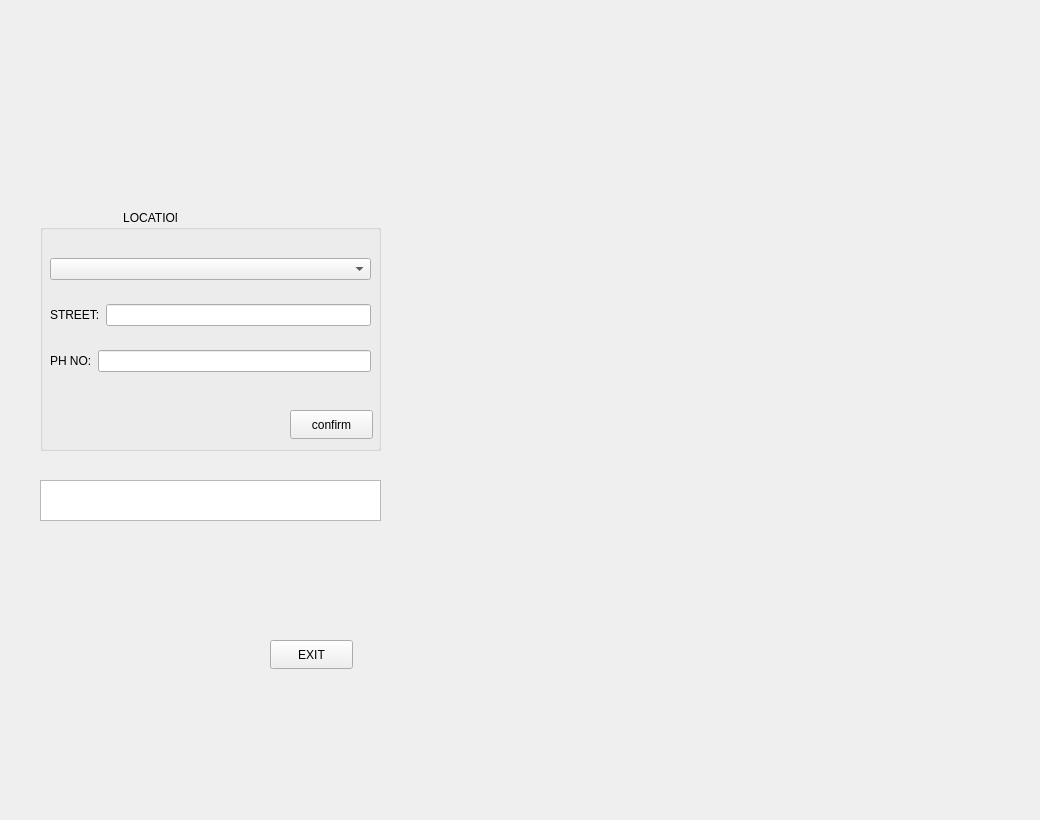
   <widget class="QWidget" name="page_11">
    <widget class="QLabel" name="label_11">
     <property name="geometry">
      <rect>
       <x>0</x>
       <y>20</y>
       <width>1031</width>
       <height>791</height>
      </rect>
     </property>
     <property name="text">
      <string/>
     </property>
    </widget>
    <widget class="QGroupBox" name="groupBox_2">
     <property name="geometry">
      <rect>
       <x>40</x>
       <y>210</y>
       <width>341</width>
       <height>241</height>
      </rect>
     </property>
     <property name="title">
      <string>                         LOCATION</string>
     </property>
     <widget class="QPushButton" name="pushButton_ok">
      <property name="geometry">
       <rect>
        <x>250</x>
        <y>200</y>
        <width>83</width>
        <height>29</height>
       </rect>
      </property>
      <property name="text">
       <string>confirm</string>
      </property>
     </widget>
     <widget class="QWidget" name="layoutWidget">
      <property name="geometry">
       <rect>
        <x>10</x>
        <y>30</y>
        <width>321</width>
        <height>151</height>
       </rect>
      </property>
      <layout class="QGridLayout" name="gridLayout">
       <item row="1" column="0">
        <layout class="QHBoxLayout" name="horizontalLayout_2">
         <item>
          <widget class="QLabel" name="label_14">
           <property name="text">
            <string>STREET:</string>
           </property>
          </widget>
         </item>
         <item>
          <widget class="QLineEdit" name="lineEdit_street"/>
         </item>
        </layout>
       </item>
       <item row="2" column="0">
        <layout class="QHBoxLayout" name="horizontalLayout_3">
         <item>
          <widget class="QLabel" name="label_15">
           <property name="text">
            <string>PH NO:</string>
           </property>
          </widget>
         </item>
         <item>
          <widget class="QLineEdit" name="lineEdit_phone"/>
         </item>
        </layout>
       </item>
       <item row="0" column="0">
        <layout class="QHBoxLayout" name="horizontalLayout">
         <item>
          <widget class="QComboBox" name="comboBox2"/>
         </item>
        </layout>
       </item>
      </layout>
     </widget>
    </widget>
    <widget class="QTextEdit" name="textEdit_1">
     <property name="geometry">
      <rect>
       <x>40</x>
       <y>480</y>
       <width>341</width>
       <height>41</height>
      </rect>
     </property>
     <property name="html">
      <string>&lt;!DOCTYPE HTML PUBLIC &quot;-//W3C//DTD HTML 4.0//EN&quot; &quot;http://www.w3.org/TR/REC-html40/strict.dtd&quot;&gt;
&lt;html&gt;&lt;head&gt;&lt;meta name=&quot;qrichtext&quot; content=&quot;1&quot; /&gt;&lt;meta charset=&quot;utf-8&quot; /&gt;&lt;style type=&quot;text/css&quot;&gt;
p, li { white-space: pre-wrap; }
hr { height: 1px; border-width: 0; }
&lt;/style&gt;&lt;/head&gt;&lt;body style=&quot; font-family:'Segoe UI'; font-size:9pt; font-weight:400; font-style:normal;&quot;&gt;
&lt;p style=&quot;-qt-paragraph-type:empty; margin-top:0px; margin-bottom:0px; margin-left:0px; margin-right:0px; -qt-block-indent:0; text-indent:0px;&quot;&gt;&lt;br /&gt;&lt;/p&gt;&lt;/body&gt;&lt;/html&gt;</string>
     </property>
    </widget>
    <widget class="QPushButton" name="pushButton_EXIT">
     <property name="geometry">
      <rect>
       <x>270</x>
       <y>640</y>
       <width>83</width>
       <height>29</height>
      </rect>
     </property>
     <property name="text">
      <string>EXIT</string>
     </property>
    </widget>
   </widget>
